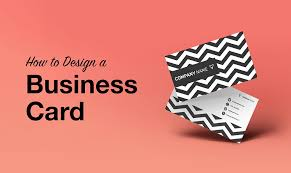
#> input picture extra images/images (1).jpg, 291 x 173 px; its folder holds only this picture in this run
$ python -i text_detection.py   (imports and definitions only)   (older library calls are emulated)
#> lines starting #> are read from the running program, lines starting #| are printed output that depends on the picture; after the words box and inside, x2 and y2 are one past the last pixel; in counts of white or black regions, pixels touching at a corner belong together
#> `picture = cv2.imread('extra images/images (1).jpg', cv2.IMREAD_GRAYSCA..`:
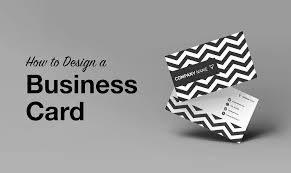
#> picture: shape (173, 291); min 0, max 255, mean 155.1
# %% [markdown]
# ## Imports
import numpy as np
import cv2
from PIL import Image
import pytesseract
pytesseract.pytesseract.tesseract_cmd = 'C:\Program Files\Tesseract-OCR\\tesseract.exe'
# %% [markdown]
# ## Functionalities


class TextDetector:
    """Detect text on a image, using OpenCV's functions.

    Args:
        img (array-like): Source image for detection.
            The image array should be compatible with OpenCV's methods.
            May be a grayscale or a BGR image (as by OpenCV's standards).
        structuring_el_size (tuple): A tuple of two integers, representing
            the width and height of the structuring element used to detect
            text.
    Attributes:
        __img (array-like): Source image for detection.
            The image array should be compatible with OpenCV's methods.
            May be a grayscale or BGR image (as by OpenCV's standards).
        __bound_rects (list): List of bounding rectangles of areas of the image
            where text was detected.
    """

    def __init__(self, img, structuring_el_size=(17, 3)):
        self.__img = img
        self.__bound_rects = self.__detect_text(structuring_el_size)

    def __detect_text(self, strucuring_el_size=(17, 3)):
        """Detect regions of image that may contain text, using OpenCV's
            functions and morphological image processing methods, such as
            structuring elements and closing operation over the binary
            thresholding of the input image.

            After the closing operation, we utilize OpenCV's fincContours to
            detect lines of text, and filter then only for rectangular areas
            that have their widths larger than their heights.

        Args:
            structuring_el_size (tuple): A tuple of two integers, representing
                the width and height of the structuring element used to detect
                text. The default value is (17, 3).
        Returns:
            list: A list of bounding rectangle tuples, representing the
                bounding boxes around each potential text area of the image.
                The structure of each element is as follows: (x, y, w, h)
                    x: Starting line in the image
                    y: Starting column in the image
                    w: Width of the rectangle
                    h: Height of the rectangle
        """
#> called with strucuring_el_size = (17, 3)
        # Empty list of bounding rectangles for return.
        boundRect = []

        # Converting image to grayscale.
        if (len(self.__img.shape) == 3):
            img_gray = cv2.cvtColor(self.__img, cv2.COLOR_BGR2GRAY)
        elif (len(self.__img.shape) == 2):
            img_gray = self.__img
        else:
            raise TypeError("Invalid shape for image array.")

        # Using the Sobel filter to find the X derivative of the image,
        # with kernel_size = 3.
        # Other values are the default of the function.
        img_sobel = cv2.Sobel(img_gray, cv2.CV_8U, 1, 0, None, 3, 1, 0,
                              cv2.BORDER_DEFAULT)
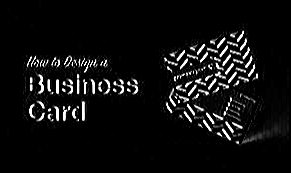
#> img_sobel: shape (173, 291); min 0, max 255, mean 14.8

        # Using Otsu's method for thresholding in the filtered image
        # The result is a binary conversion of the image, highlighting
        # transitions in the horizontal direction.
        _, img_threshold = cv2.threshold(img_sobel, 0, 255,
                                         cv2.THRESH_OTSU + cv2.THRESH_BINARY)
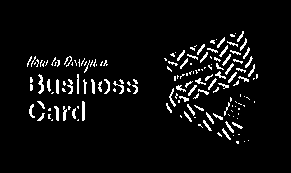
#> img_threshold: shape (173, 291); 5.4% white in thin lines or dots, all inside (x1, y1, x2, y2) = (27, 31, 258, 144)
        # Using a rectangle of size structuring_el_size as a sctructuring
        # element, and perform closinf operation over the thresholded image.
        element = cv2.getStructuringElement(cv2.MORPH_RECT, strucuring_el_size)
        img_threshold = cv2.morphologyEx(cv2.UMat(img_threshold),
                                         cv2.MORPH_CLOSE, element)

        # Utilize the Suzuki algorithm to find contours in the image, after
        # the closing operations, using OpenCV's implementation.
        contours, _ = cv2.findContours(img_threshold, 0, 1)
#> contours = 7 items

        # For each contour, calculate its bounding rectangle and verify
        # width/height proportions, discarding contours that have
        # width/height > 1 (boxes should be on lines/areas of text).
        contoursPoly = []
        for c in contours:
            contoursPoly.append(cv2.approxPolyDP(c, 3, True))
            rect = cv2.boundingRect(contoursPoly[-1])
            x, y, w, h = rect
            if (w > h):
                boundRect.append(rect)
#> this loop made 7 passes
#> (x, y, w, h) on passes 1 to 7: (236, 141, 9, 2), (248, 140, 1, 1), (254, 101, 1, 1), (29, 101, 56, 20), (30, 74, 108, 20), (27, 56, 81, 17), (164, 31, 94, 109)
#> after the loop, boundRect = [(236, 141, 9, 2), (29, 101, 56, 20), (30, 74, 108, 20), (27, 56, 81, 17)]; contoursPoly = 7 items
        return boundRect

    def recognize_text(self):
        """Recognize text from the bounding boxes found in self.__detect_text,
            using each bounding box as input to the Tesseract neural network.
            This method uses pytesseract to recognize the characters in each
            area.

        Note:
            To properly use the Tesseract, we utilize the Pillow library to
            convert self.__img to a Pillow Image
        Returns:
            strs (list): list of strings recognized by the Tesseract.
            bboxes (list): list of bounding boxes recognized in the previous
                method.
            img_bboxes (np.ndarray): Array representation of the input image,
                with red (white) rectangles drawn over each bounding box.
        """
        strs = []
        img_bboxes = self.__img.copy()

        # For each bounding box
        for box in self.__bound_rects:
            x, y, w, h = box
            # Draw rectangle
            if (len(self.__img.shape) == 3):
                cv2.rectangle(img_bboxes, (x, y), (x + w, y + h), (0, 0, 255),
                              3, 8, 0)
            elif (len(self.__img.shape) == 2):
                cv2.rectangle(img_bboxes, (x, y), (x + w, y + h), 255, 3, 8, 0)
            else:
                raise TypeError("Invalid shape for image array.")
            # Find text
            img_pil = Image.fromarray(self.__img[y:y + h + 1, x:x + w + 1])
            strs.append(pytesseract.image_to_string(img_pil))
#> after the loop, strs = []

        return strs, self.__bound_rects, img_bboxes


# [41 lines of commented-out code are left out]

>>> import cv2
>>> picture = cv2.imread('extra images/images (1).jpg', cv2.IMREAD_GRAYSCALE)
#> (the run stopped early here; a loop or call above may not have finished)
